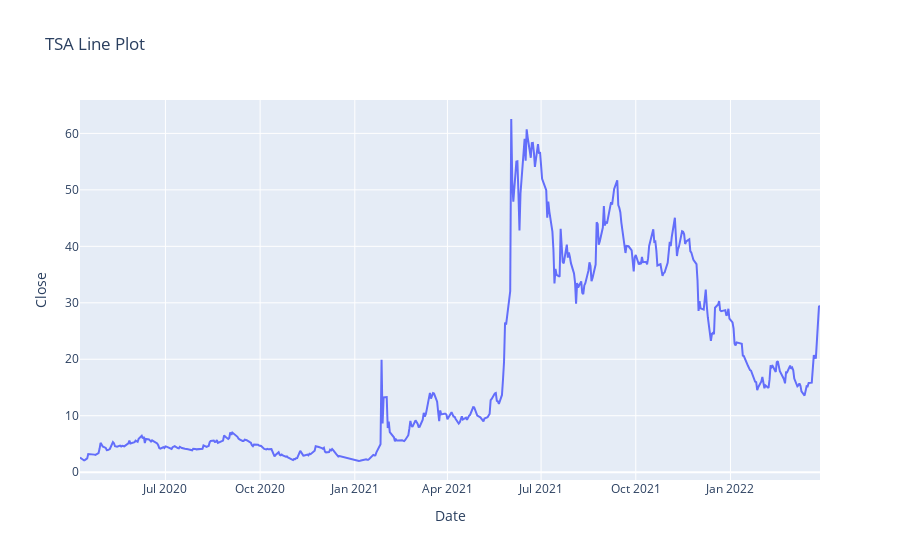

Source (notebook cell):
### Code cell
import plotly.express as px
figure = px.line(data, x = data.index,
                    y = "Close",
                    title = "TSA Line Plot")
figure.show()

### Figure 1 — Plotly figure (JSON) as saved in the notebook; plotly's stock layout.template omitted (floating-point values rounded to 4 significant figures; data arrays with more than 128 entries replaced by an {"elided": "..."} marker saying what was removed)
{"data": [{"hovertemplate": "Date=%{x}<br>Close=%{y}<extra></extra>", "legendgroup": "", "line": {"color": "#636efa", "dash": "solid"}, "marker": {"symbol": "circle"}, "mode": "lines", "name": "", "orientation": "v", "showlegend": false, "type": "scatter", "x": {"elided": "497 str values"}, "xaxis": "x", "y": {"elided": "497 float values"}, "yaxis": "y"}], "layout": {"legend": {"tracegroupgap": 0}, "title": {"text": "TSA Line Plot"}, "xaxis": {"anchor": "y", "domain": [0, 1], "title": {"text": "Date"}}, "yaxis": {"anchor": "x", "domain": [0, 1], "title": {"text": "Close"}}}}
